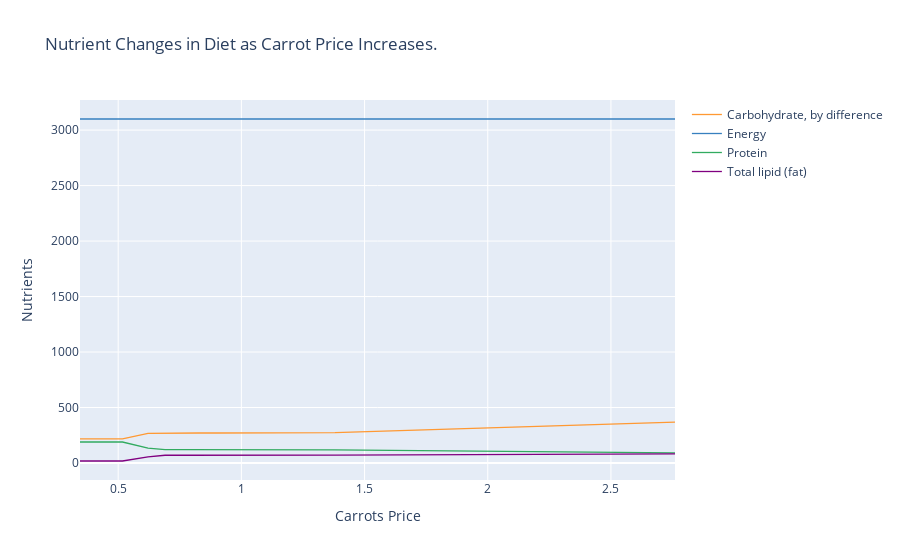

Notebook cell for this chart:
### Code cell
# Matrix product maps quantities of food into quantities of nutrients
NutrientResponse = Diet_response@FoodNutrients_2.T

# Drop columns of missing nutrients
NutrientResponse = NutrientResponse.loc[:,NutrientResponse.count()>0]
NutrientResponse.iplot(layout={
    'title': 'Nutrient Changes in Diet as Carrot Price Increases.', 
    'xaxis': {
        'title': f'{ReferenceGood} Price' 
    },
    'yaxis': {
        'title': 'Nutrients' 
    }
})

### Figure 1 — Plotly figure (JSON) as saved in the notebook; plotly's stock layout.template omitted (floating-point values rounded to 4 significant figures)
{"data": [{"line": {"color": "rgba(255, 153, 51, 1.0)", "dash": "solid", "shape": "linear", "width": 1.3}, "mode": "lines", "name": "Carbohydrate, by difference", "text": "", "type": "scatter", "x": [0.345, 0.5175, 0.621, 0.69, 0.759, 0.828, 0.897, 0.966, 1.035, 1.38, 2.76], "y": [216.9, 216.9, 267.0, 270.2, 270.2, 270.2, 270.2, 270.2, 270.2, 272.7, 368.5]}, {"line": {"color": "rgba(55, 128, 191, 1.0)", "dash": "solid", "shape": "linear", "width": 1.3}, "mode": "lines", "name": "Energy", "text": "", "type": "scatter", "x": [0.345, 0.5175, 0.621, 0.69, 0.759, 0.828, 0.897, 0.966, 1.035, 1.38, 2.76], "y": [3100, 3100, 3100, 3100.0, 3100.0, 3100.0, 3100.0, 3100.0, 3100.0, 3100, 3100]}, {"line": {"color": "rgba(50, 171, 96, 1.0)", "dash": "solid", "shape": "linear", "width": 1.3}, "mode": "lines", "name": "Protein", "text": "", "type": "scatter", "x": [0.345, 0.5175, 0.621, 0.69, 0.759, 0.828, 0.897, 0.966, 1.035, 1.38, 2.76], "y": [189.0, 189.0, 133.0, 119.8, 119.8, 119.8, 119.8, 119.8, 119.8, 118.7, 91.33]}, {"line": {"color": "rgba(128, 0, 128, 1.0)", "dash": "solid", "shape": "linear", "width": 1.3}, "mode": "lines", "name": "Total lipid (fat)", "text": "", "type": "scatter", "x": [0.345, 0.5175, 0.621, 0.69, 0.759, 0.828, 0.897, 0.966, 1.035, 1.38, 2.76], "y": [17.86, 17.86, 54.8, 69.77, 69.77, 69.77, 69.77, 69.77, 69.77, 71.1, 82.21]}], "layout": {"title": {"text": "Nutrient Changes in Diet as Carrot Price Increases."}, "xaxis": {"title": {"text": "Carrots Price"}}, "yaxis": {"title": {"text": "Nutrients"}}}}
